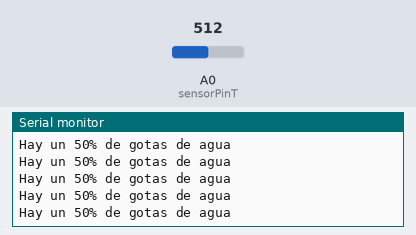
Recording of a sketch running on a simulated Arduino Uno, built with avr-gcc and run on an emulated ATmega328P. On the bench: the last lines printed to the serial monitor. The test bench sets the inputs (shaded band); at power-on: A0 (sensorPinT) = 512.

Above: at 1.2 s.
1.3 s: A0 (sensorPinT) set to 716
At 1.31 s:
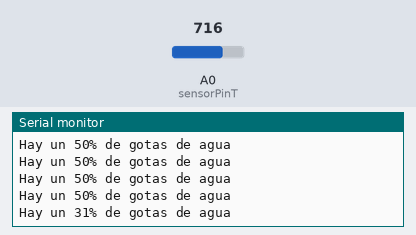
2.8 s: A0 (sensorPinT) set to 900
At 2.82 s:
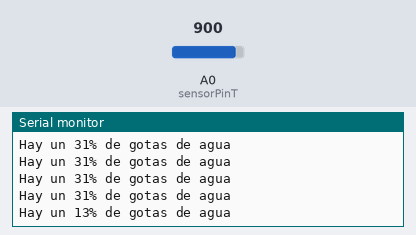
Timing chart, 0 to 5.8 s (numbered marks = the images above; inputs shaded):
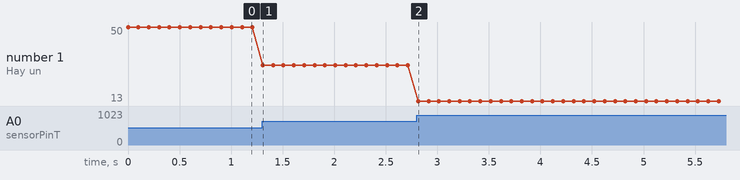

Measured:
- after the input at 1.3 s, the serial monitor: prints a new line at once (image 1)
- after the input at 2.8 s, the serial monitor: prints a new line at once (image 2)
- plotted number 1: 50 → 31 after the input at 1.3 s, 31 → 13 after the input at 2.8 s

The sketch:

Sensor-de-gotas-de-lluvia.ino
```cpp
/*
  Created by TEOS

  Domotic with Arduino https://goo.gl/btZpjs

  YouTube https://goo.gl/k7TUSZ
  Instagram https://goo.gl/zEIjia
  Facebook https://goo.gl/eivraR
  Twitter https://goo.gl/du5Wgn
  Github https://goo.gl/Xl5IiS
  Google Plus https://goo.gl/gBnUdh
  WEB https://goo.gl/jtiYJy
*/

const int sensorPinT = A0;

int valT;

void setup() {
  Serial.begin(9600);
}

void loop() {
  valT = map(analogRead(sensorPinT), 0, 1023, 100, 0);
  valT = constrain (valT, 0, 100);
  Serial.print("Hay un ");
  Serial.print(valT);
  Serial.println("% de gotas de agua");
  delay(100);
}
```
